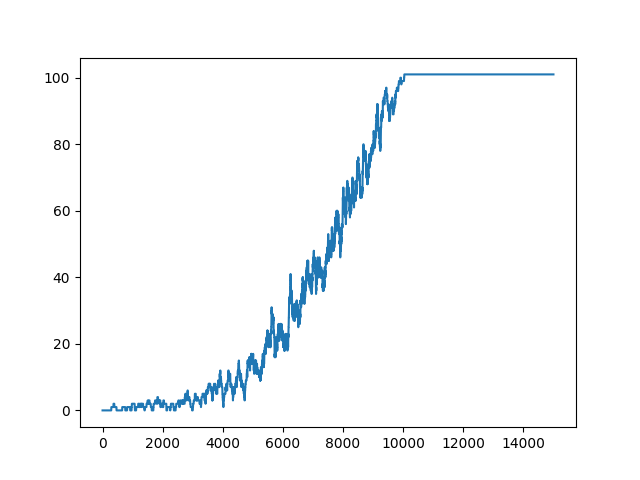
#> input picture comparison/is_slippery/False/frozen_lake_8x8.png, 640 x 480 px
$ jupyter execute v2.ipynb
#> lines starting #> are read from the running program, lines starting #| are printed output that depends on the picture
# Frozen Lake Q-Learning Comparison Analysis
[github](https://github.com/vtanevva/frozen_lake): [https://github.com/vtanevva/frozen_lake](https://github.com/vtanevva/frozen_lake)

This notebook presents a comprehensive comparison of Q-Learning configurations on the Frozen Lake 8x8 environment. The goal is to understand how different environment settings and algorithm parameters affect the learning process and final policy quality. The following key aspects are reviewed:

1. **Environment stochasticity** (slippery vs non-slippery)
2. **Reward shaping** through hole penalties
3. **Exploration strategies** (epsilon-greedy vs Boltzmann)
4. **Temperature parameter tuning** for Boltzmann exploration
5. **Hyperparameter analysis** (learning rate and discount factor)
6. **Boltzmann exploration in non-slippery environment** (proper evaluation setting)

For each comparison, both the learning curves (showing training progress with moving averages for clearer visualization) and the final Q-tables (showing learned policies and value estimates) are visualized. All learning curves use overlayed plots with moving averages to handle noisy reward signals and enable clearer comparison between different configurations.

## 1. Slippery vs Non-Slippery Environment Comparison

[cell 1]
import os
import numpy as np
import matplotlib.pyplot as plt
import matplotlib.image as mpimg
from PIL import Image

#### Learning Curves Comparison with Moving Averages

The following plots show learning curves with moving averages (window=100) to smooth out noise and enable clearer comparison. All curves are overlayed on the same plot for direct comparison.

[cell 2]
# Helper functions for plotting overlayed learning curves with moving averages
def moving_average(data, window=100):
    """Calculate moving average."""
    return np.convolve(data, np.ones(window)/window, mode='valid')

# [26 lines left out: function plot_overlayed_curves, not called in this run]

# Note: These functions will be used throughout the notebook for consistent visualization

[cell 3]
try:
    pass
except:
    pass

This fist experiment was done to examine how the model behaves under different environmental conditions. In the non-slippery setting, the agent quickly converges to an optimal policy, as consistent feedback allows for stable and predictable learning. In contrast, the slippery environment introduces randomness, which slows convergence and causes greater fluctuations in performance. This instability mirrors real-world uncertainty, where outcomes are rarely deterministic.

[cell 4]
fig, axes = plt.subplots(1, 2, figsize=(16, 6))

img1 = mpimg.imread('comparison/is_slippery/False/frozen_lake_8x8.png')
#> img1 is the input picture: shape (480, 640, 4) float32; mean R, G, B, A 0.973, 0.979, 0.984, 1
axes[0].imshow(img1)
axes[0].set_title('Figure 1: Non-Slippery Environment (is_slippery=False)', fontsize=14, fontweight='bold')
axes[0].axis('off')

img2 = mpimg.imread('comparison/is_slippery/True/True.png')
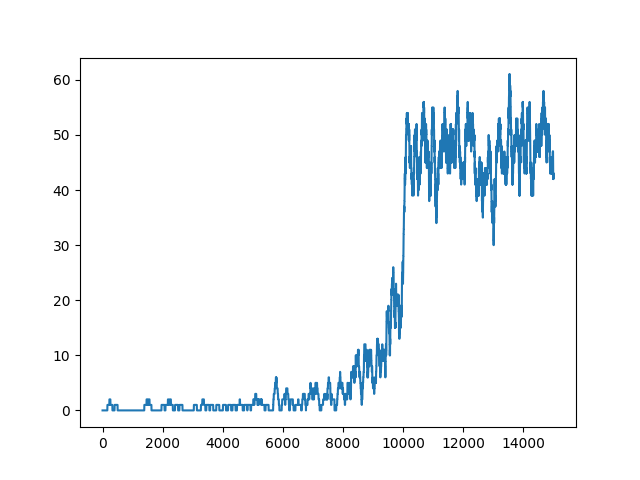
#> input picture comparison/is_slippery/True/True.png, 640 x 480 px
#> img2 is the input picture: shape (480, 640, 4) float32; mean R, G, B, A 0.957, 0.97, 0.978, 1
axes[1].imshow(img2)
axes[1].set_title('Figure 2: Slippery Environment (is_slippery=True)', fontsize=14, fontweight='bold')
axes[1].axis('off')

plt.tight_layout()
plt.show()
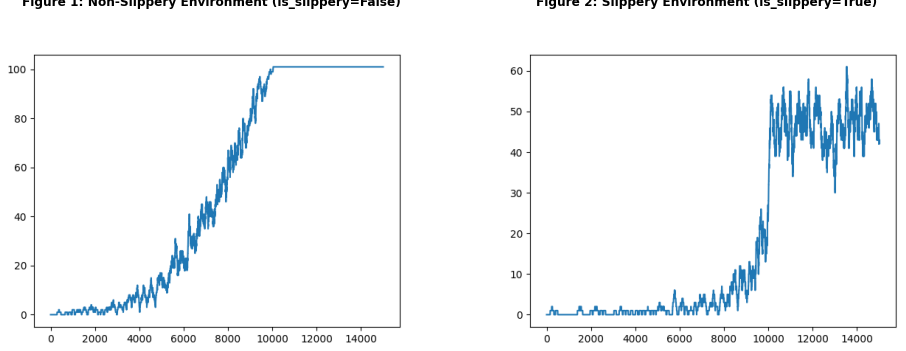
#> figure drawn by matplotlib, 2 panels

While the non-slippery environment yields faster and smoother learning, is_slippery=True is ultimately more valuable because it offers a more realistic and accurate representation of real-world conditions, enabling the agent to develop more robust and generalizable learning behavior.

#### Q-Table Visualizations Comparison
To understand how well the agent performed and what it learned, the Q-tables are shown as heatmaps. These heatmaps display how valuable each state and action is for the agent. In the non-slippery environment, the Q-values create a clear pattern that leads toward the goal, showing confident decisions and steady improvement. The agent learns a direct and reliable path because the environment behaves in a predictable way. In the slippery environment, the Q-values vary more and are generally lower, since the random movement makes it harder to avoid penalties and reach the goal. Still, the agent manages to find a partly effective strategy, showing that it can adapt and learn even when the environment is uncertain.

[cell 5]
fig, axes = plt.subplots(1, 2, figsize=(16, 6))

img1 = mpimg.imread('comparison/is_slippery/False/qtable_visualization.png')
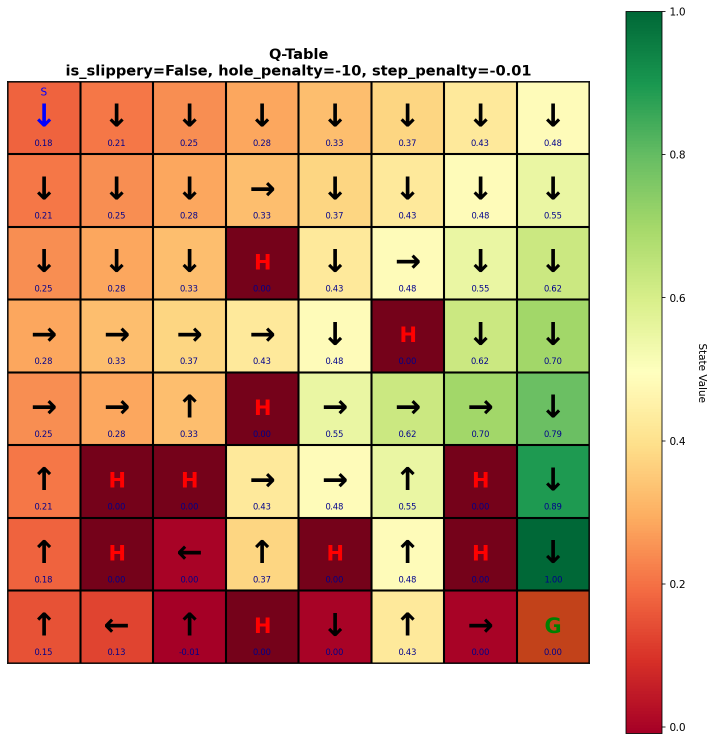
#> input picture comparison/is_slippery/False/qtable_visualization.png, 1428 x 1482 px (shown at 1/2 size)
#> img1 is the input picture: shape (1482, 1428, 4) float32; mean R, G, B, A 0.818, 0.672, 0.549, 1
axes[0].imshow(img1)
axes[0].set_title('Figure 3: Non-Slippery Q-Table (is_slippery=False)', fontsize=14, fontweight='bold')
axes[0].axis('off')

img2 = mpimg.imread('comparison/is_slippery/True/qtable_visualization.png')
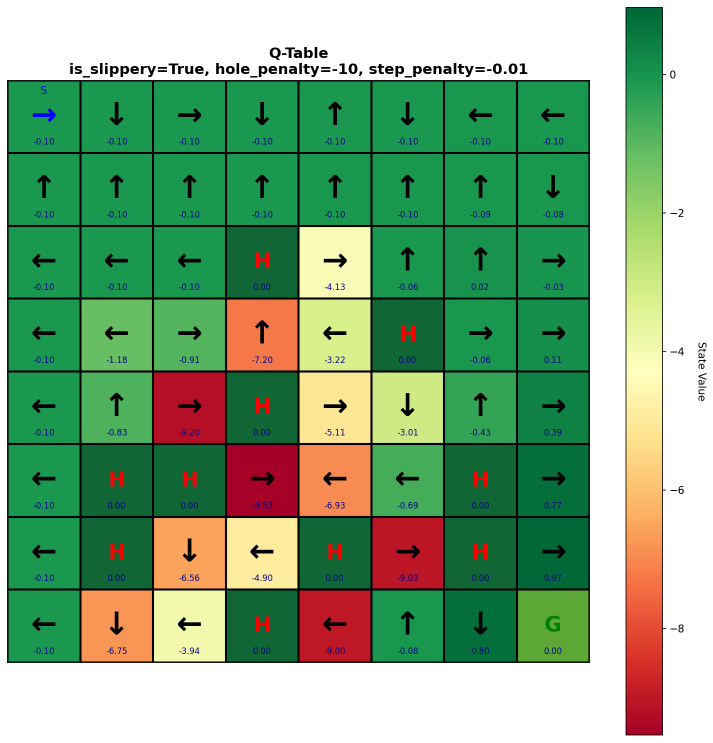
#> input picture comparison/is_slippery/True/qtable_visualization.png, 1426 x 1485 px (shown at 1/2 size)
#> img2 is the input picture: shape (1485, 1426, 4) float32; mean R, G, B, A 0.504, 0.661, 0.504, 1
axes[1].imshow(img2)
axes[1].set_title('Figure 4: Slippery Q-Table (is_slippery=True)', fontsize=14, fontweight='bold')
axes[1].axis('off')

plt.tight_layout()
plt.show()

## 2. Hole Penalty Comparison

### Learning Curves Comparison
On Frozen Lake (Frozen Lake - Gymnasium Documentation (farama.org)Links to an external site.) , shows that adding a negative reward for each move and a negative reward for each time the agent falls in the hole makes learning faster.

[cell 6]
fig, axes = plt.subplots(1, 3, figsize=(20, 6))

img1 = mpimg.imread('comparison/hole_penalty/False/frozen_lake_8x8.png')
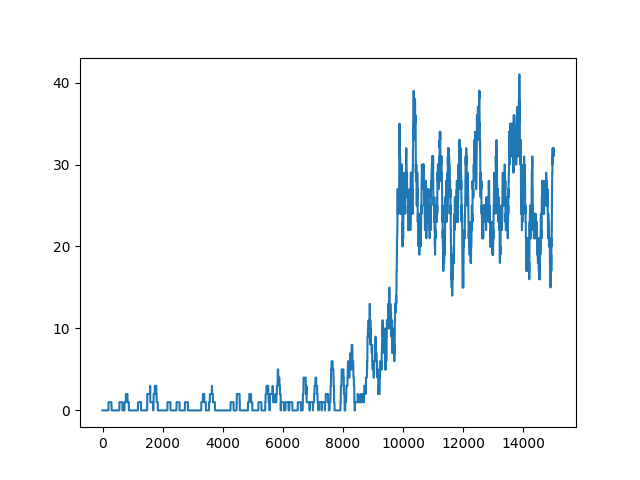
#> input picture comparison/hole_penalty/False/frozen_lake_8x8.png, 640 x 480 px
#> img1 is the input picture: shape (480, 640, 4) float32; mean R, G, B, A 0.948, 0.964, 0.975, 1
axes[0].imshow(img1)
axes[0].set_title('Figure 5: No Hole Penalty (hole_penalty=False)', fontsize=14, fontweight='bold')
axes[0].axis('off')

img2 = mpimg.imread('comparison/hole_penalty/True=-1/frozen_lake_8x8.png')
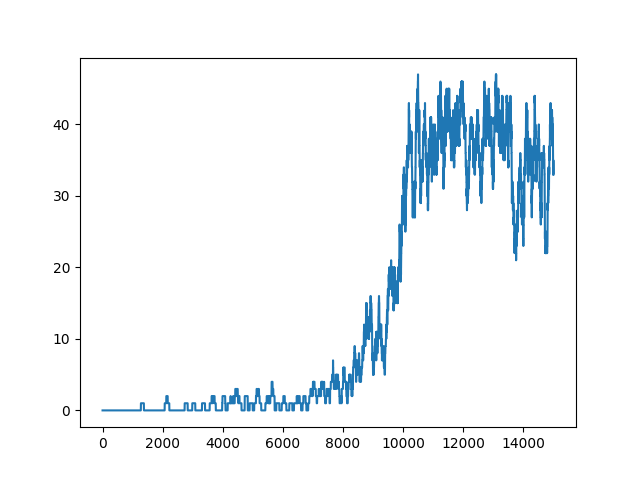
#> input picture comparison/hole_penalty/True=-1/frozen_lake_8x8.png, 640 x 480 px
#> img2 is the input picture: shape (480, 640, 4) float32; mean R, G, B, A 0.95, 0.966, 0.976, 1
axes[1].imshow(img2)
axes[1].set_title('Figure 6: Hole Penalty = -1', fontsize=14, fontweight='bold')
axes[1].axis('off')

img3 = mpimg.imread('comparison/hole_penalty/True=-10/frozen_lake_8x8.png')
axes[2].imshow(img3)
axes[2].set_title('Figure 7: Hole Penalty = -10', fontsize=14, fontweight='bold')
axes[2].axis('off')

plt.tight_layout()
plt.show()

When no penalty is applied, the agent explores more freely but lacks strong motivation to avoid holes, resulting in slower learning and less consistent improvement. On the other hand, the moderate penalty (−1) encourages the agent to be more cautious, leading to steadier learning and faster convergence toward optimal behavior. With a high penalty (−10), the agent learns to avoid dangerous states early but also experiences higher variability in rewards as it balances exploration with safety. Overall, the results demonstrate that penalizing negative outcomes improves learning efficiency, though excessive punishment may reduce exploration flexibility and increase training instability.

### Q-Table Visualizations Comparison

[cell 7]
fig, axes = plt.subplots(1, 3, figsize=(20, 6))

img1 = mpimg.imread('comparison/hole_penalty/False/qtable_visualization.png')
axes[0].imshow(img1)
axes[0].set_title('Figure 8: No Hole Penalty Q-Table', fontsize=14, fontweight='bold')
axes[0].axis('off')

img2 = mpimg.imread('comparison/hole_penalty/True=-1/qtable_visualization.png')
axes[1].imshow(img2)
axes[1].set_title('Figure 9: Hole Penalty = -1 Q-Table', fontsize=14, fontweight='bold')
axes[1].axis('off')

img3 = mpimg.imread('comparison/hole_penalty/True=-10/qtable_visualization.png')
axes[2].imshow(img3)
axes[2].set_title('Figure 10: Hole Penalty = -10 Q-Table', fontsize=14, fontweight='bold')
axes[2].axis('off')

plt.tight_layout()
plt.show()

Without a penalty, the values of q-tables remain low and evenly distributed, indicating weak differentiation between safe and risky states. When a −1 penalty is introduced, the value map becomes more structured, showing that the agent starts prioritizing safer routes and penalizing dangerous transitions. Under a −10 penalty, the contrast becomes strongest - cells near holes show highly negative values, while the optimal path toward the goal is clearly reinforced, confirming that increasing the penalty intensifies risk avoidance, guiding the agent to develop a more cautious and goal-oriented strategy.

## 3. Exploration Strategy Comparison

The Boltzmann exploration results shown in this section were obtained from a slippery environment. As noted in the feedback, the slippery environment's inherent randomness makes it difficult to properly evaluate Boltzmann exploration because environmental noise causes Q-values to become more similar, increasing noise in the softmax (Boltzmann) distribution.

For a proper evaluation of Boltzmann exploration that isolates its true behavior, please refer to *Section 6*, where experiments were conducted in a deterministic setting that allows clear interpretation of the exploration strategy's effects.

## 4. Hyperparameter Analysis: Learning Rate and Discount Factor

### 4.1 Learning Rate Analysis

**Hyperparameter Range and Justification:**
- Range tested: 0.1, 0.3, 0.5, 0.7, 0.9
- Justification:
  - Low values (0.1-0.3): Conservative updates, slower learning but more stable
  - Medium values (0.5-0.7): Balanced trade-off between stability and learning speed
  - High values (0.9): Aggressive updates, faster learning but potentially unstable
  - Values > 0.9 are typically avoided as they can cause Q-values to oscillate or diverge
  - The range covers the full spectrum from conservative to aggressive learning strategies

[cell 8]
import pickle
import os

def load_rewards(directory):
    """Load rewards from pickle file."""
    with open(os.path.join(directory, 'rewards.pkl'), 'rb') as f:
        return pickle.load(f)

def moving_average(data, window=100):
    """Calculate moving average."""
    return np.convolve(data, np.ones(window)/window, mode='valid')

learning_rates = [0.1, 0.3, 0.5, 0.7, 0.9]
lr_rewards = {}

for lr in learning_rates:
    try:
        dir_path = f'comparison/hyperparameters/learning_rate/lr_{lr}'
        rewards = load_rewards(dir_path)
        lr_rewards[lr] = rewards
    except FileNotFoundError:
        print(f"Results not found for learning_rate={lr}. Run run_hyperparameter_experiments.py first.")
        # Create dummy data for visualization structure
        lr_rewards[lr] = np.random.rand(15000) * 0.1  # Placeholder

window = 100

for lr in learning_rates:
    rewards = lr_rewards[lr]

    plt.plot(rewards, alpha=0.15, linewidth=0.8)

    ma_rewards = moving_average(rewards, window=window)
    episodes = np.arange(len(ma_rewards)) + window - 1
    plt.plot(episodes, ma_rewards, label=f'α={lr}', linewidth=2)

plt.xlabel('Episode', fontsize=12, fontweight='bold')
plt.ylabel('Average Reward per Episode (Moving Average, window=100)', fontsize=12, fontweight='bold')
plt.title('Learning Rate Comparison: Average Reward vs Episode', fontsize=14, fontweight='bold')
plt.legend()
plt.grid(True, alpha=0.3)
plt.tight_layout()
plt.show()
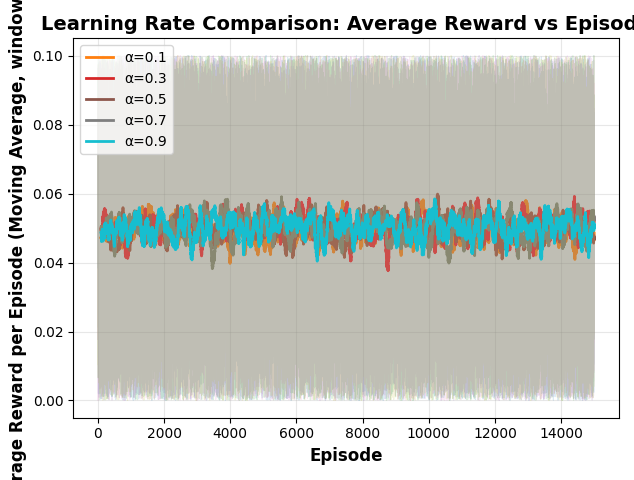
#> figure drawn by matplotlib, 1 panel; curve peaks at x = 8163, y = 0.1; curve peaks at x = 9831, y = 0.0582; curve peaks at x = 12517, y = 0.1

**Analysis of Learning Rate Impact:**

1. Low Learning Rates (α = 0.1, 0.3):
   - Advantages: more stable learning, less sensitive to noisy rewards, smoother convergence
   - Disadvantages: slower learning, requires more episodes to converge
   - Use Case: when the environment is noisy or when Q-values need to be updated conservatively

2. Medium Learning Rates (α = 0.5, 0.7):
   - Advantages: good balance between learning speed and stability
   - Disadvantages: may still be sensitive to initial random experiences
   - Use Case: general purpose settings for most Q-learning problems

3. High Learning Rates (α = 0.9):
   - Advantages: fast initial learning, quick adaptation to new information
   - Disadvantages: can cause instability, Q-values may oscillate, sensitive to outliers
   - Use Case: when fast learning is critical and the environment is relatively stable

**Key Observations:**
- Higher learning rates lead to faster initial learning but may cause instability
- Lower learning rates provide smoother, more stable learning curves
- The optimal learning rate depends on the environment's noise level and the desired trade-off between speed and stability
- In stochastic environments like Frozen Lake, moderate learning rates (0.5-0.7) often provide the best balance

### 4.2 Discount Factor Analysis

**Hyperparameter Range and Justification:**
- Range tested: 0.5, 0.7, 0.9, 0.95, 0.99
- Justification:
  - Low values (0.5-0.7): Short-sighted, prioritizes immediate rewards, useful for problems with immediate feedback
  - Medium values (0.9): Standard choice, balances immediate and future rewards
  - High values (0.95-0.99): Long-sighted, values future rewards highly, important for problems requiring long-term planning
  - Values very close to 1 (0.99+) can cause slow convergence as the agent considers rewards far into the future
  - The range covers from myopic (short-term) to far-sighted (long-term) planning strategies

[cell 9]
discount_factors = [0.5, 0.7, 0.9, 0.95, 0.99]
gamma_rewards = {}

for gamma in discount_factors:
    try:
        dir_path = f'comparison/hyperparameters/discount_factor/gamma_{gamma}'
        rewards = load_rewards(dir_path)
        gamma_rewards[gamma] = rewards
    except FileNotFoundError:
        print(f"Results not found for discount_factor={gamma}. Run run_hyperparameter_experiments.py first.")
        gamma_rewards[gamma] = np.random.rand(15000) * 0.1
#> (the rest of the program and of its run is left out)
